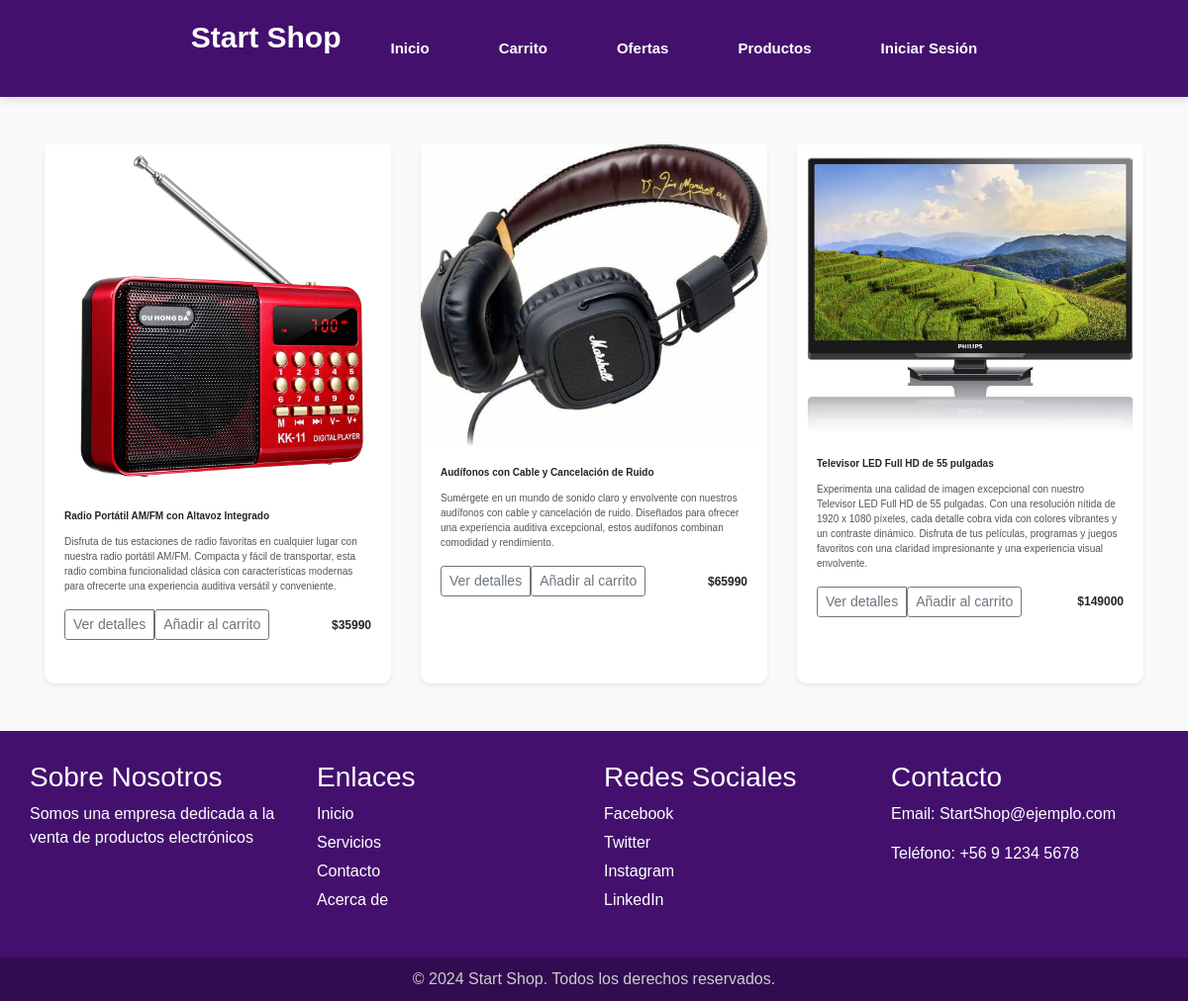
The app's page /tienda/productos/ with its own data.
### tienda/models.py (models this page shows, shortened)
class Producto(models.Model):
    nombre = models.CharField(max_length=100)
    descripcion = models.TextField()
    precio = models.DecimalField(max_digits=10, decimal_places=2)
    stock = models.PositiveIntegerField()
    imagen = models.ImageField(upload_to='productos/', blank=True, null=True)

### tienda/views.py (the view)
# urls.py: path('productos/', views.productos, name='productos'),
def productos(request):
    productos = Producto.objects.all()
    return render(request, 'tienda/productos.html', {'productos': productos})

### tienda/templates/tienda/productos.html (shortened to what this page needs)
{% load static %}
<!DOCTYPE html>
<html lang="en">
<head>
    <link href="https://stackpath.bootstrapcdn.com/bootstrap/4.5.2/css/bootstrap.min.css" rel="stylesheet">
    <link rel="stylesheet" href="https://cdnjs.cloudflare.com/ajax/libs/font-awesome/5.15.3/css/all.min.css" />
    <link rel="stylesheet" href="{% static 'css/style_home.css' %}">
    <link rel="stylesheet" href="{% static 'css/style_modal.css' %}">
    <link rel="stylesheet" href="{% static 'css/style_productos.css' %}">
    <link rel="stylesheet" type="text/css" href="{% static 'css/btn_extras.css' %}">
</head>
<body>
    <nav class="nav">
        <h1><a class="nav-a" href="{% url 'home' %}">Start Shop</a></h1>
        <div>
            <ul>
                <li>
                    <a href="{% url 'home' %}">Inicio</a>
                </li>
                <li>
                    <a href="{% url 'ver_carrito' %}">Carrito</a>
                </li>
                <li>
                    <a href="{% url 'ofertas' %}">Ofertas</a>
                </li>
                <li>
                    <a href="{% url 'productos' %}">Productos</a>
                </li>
                {% if user.is_authenticated %}
                    {% if user.is_staff %}
                        <li>
                            <a href="{% url 'dashboard' %}">Administrar</a>
                        </li>
                    {% endif %}
                    <li>
                        <form action="{% url 'logout' %}" method="post">
                            {% csrf_token %}
                            <button type="submit" class="btn-cerrar">Cerrar Sesión</button>
                        </form>
                    </li>
                    <li>
                        <span>{{ user.username }}</span>
                    </li>
                {% else %}
                    <li>
                        <a href="{% url 'login' %}">Iniciar Sesión</a>
                    </li>
                {% endif %}
            </ul>
        </div>
    </nav>
    <section class="py-5">
        <div class="container">
            <div class="row">
                {% for producto in productos %}
                <div class="col-md-4">
                    <div class="card mb-4 shadow-sm">
                        {% if producto.imagen %}
                        <img class="card-img-top" src="{{ producto.imagen.url }}" alt="{{ producto.nombre }}">
                        {% else %}
                        <img class="card-img-top" src="{% static 'img/placeholder.jpg' %}" alt="Producto sin imagen">
                        {% endif %}
                        <div class="card-body">
                            <h5 class="card-title">{{ producto.nombre }}</h5>
                            <p class="card-text">{{ producto.descripcion }}</p>
                            <div class="d-flex justify-content-between align-items-center">
                                <div class="btn-group">
                                    <button type="button" class="btn btn-sm btn-outline-secondary" data-toggle="modal" data-target="#productModal"
                                        data-nombre="{{ producto.nombre }}"
                                        data-descripcion="{{ producto.descripcion }}"
                                        data-precio="{{ producto.precio }}"
                                        {% if producto.imagen %}
                                        data-imagen="{{ producto.imagen.url }}"
                                        {% else %}
                                        data-imagen="{% static 'img/placeholder.jpg' %}"
                                        {% endif %}
                                    >
                                        Ver detalles
                                    </button>
                                    <form action="{% url 'agregar_al_carrito' producto.id %}" method="post">
                                        <button type="submit" class="btn btn-sm btn-outline-secondary">Añadir al carrito</button>
                                    </form>
                                </div>
                                <small class="precio">${{ producto.precio|floatformat:"0" }}</small>
                            </div>
                        </div>
                    </div>
                </div>
                {% endfor %}
            </div>
        </div>
    </section>
    <footer>
        <div class="footer-container">
            <div class="footer-section">
                <h3>Sobre Nosotros</h3>
                <p>Somos una empresa dedicada a la venta de productos electrónicos</p>
            </div>
            <div class="footer-section">
                <h3>Enlaces</h3>
                <ul>
                    <li><a href="#">Inicio</a></li>
                    <li><a href="#">Servicios</a></li>
                    <li><a href="#">Contacto</a></li>
                    <li><a href="#">Acerca de</a></li>
                </ul>
            </div>
            <div class="footer-section">
                <h3>Redes Sociales</h3>
                <ul>
                    <li><a href="#">Facebook</a></li>
                    <li><a href="#">Twitter</a></li>
                    <li><a href="#">Instagram</a></li>
                    <li><a href="#">LinkedIn</a></li>
                </ul>
            </div>
            <div class="footer-section">
                <h3>Contacto</h3>
                <p>Email: StartShop@ejemplo.com</p>
                <p>Teléfono: +56 9 1234 5678</p>
            </div>
        </div>
        <div class="footer-bottom">
            <p>&copy; 2024 Start Shop. Todos los derechos reservados.</p>
        </div>
    </footer>
</body>
</html>

### tienda/static/css/style_home.css (style rules this page uses)
body { font-family: Arial, sans-serif; margin: 0; padding: 0; background-color: var(--bg-color); }
nav { display: flex; justify-content: center; align-items: center; text-align: center; padding: 10px 0; margin: 0; box-shadow: 0 0 10px rgba(51, 51, 51, 0.25); animation: neon 20s infinite linear; background-color: #44106e; }
nav ul { display: flex; list-style: none; justify-content: center; align-items: center; padding: 0; margin: 0; }
nav ul li { padding: 10px; margin: 0 5px; border-radius: 5px; cursor: pointer; transition: background-color 0.3s ease; color: #fff; }
nav ul li a { text-decoration: none; color: #fff; font-weight: bold; font-size: 15px; display: block; padding: 10px 20px; text-decoration: none; border-radius: 5px; transition: background-color 0.3s ease; }
.precio { font-size: 12px; font-weight: bold; }
.nav-a { text-decoration: none; color: #fff; font-weight: bold; font-size: 30px; padding: 15px 15px; }
.card { box-shadow: 0 4px 8px rgba(0, 0, 0, 0.1); transition: transform 0.2s; height: 100%; }
.card-body { width: 100%; font-size: 10px; }
.card-body h5 { font-size: 10px; font-weight: bold; }
.footer-container { display: flex; justify-content: space-between; background-color: #44106e; color: #fff; padding: 20px; flex-wrap: wrap; }
.footer-section { flex: 1; margin: 10px; min-width: 200px; }
.footer-section h3 { margin-top: 0; color: #fff; }
.footer-section ul { list-style-type: none; padding: 0; }
.footer-section ul li { margin: 5px 0; }
.footer-section ul li a { color: #fff; text-decoration: none; }
.footer-bottom { text-align: center; background-color:#310c50; color: #ccc; padding: 10px; }
.footer-bottom p { margin: 0; }

### tienda/static/css/style_productos.css (style rules this page uses)
body { background-color: #f8f9fa; font-family: 'Arial', sans-serif; }
h1 { margin-bottom: 30px; color: #6a11cb; }
.card { border: none; border-radius: 10px; transition: transform 0.2s; }
.card-title { font-size: 1.5rem; font-weight: bold; }
.card-text { color: #555; }

### records on screen
Producto: imagen (picture), nombre "Radio Portátil AM/FM con Altavoz Integrado", descripcion "Disfruta de tus estaciones de radio favoritas en cualquier lugar con nuestra radio portátil AM/FM. Compacta y fácil de transportar, esta radio combina funcionalidad clásica con características modernas para ofrecerte una experiencia auditiva versátil y conveniente.", precio "35990"
Producto: imagen (picture), nombre "Audífonos con Cable y Cancelación de Ruido", descripcion "Sumérgete en un mundo de sonido claro y envolvente con nuestros audífonos con cable y cancelación de ruido. Diseñados para ofrecer una experiencia auditiva excepcional, estos audífonos combinan comodidad y rendimiento.", precio "65990"
Producto: imagen (picture), nombre "Televisor LED Full HD de 55 pulgadas", descripcion "Experimenta una calidad de imagen excepcional con nuestro Televisor LED Full HD de 55 pulgadas. Con una resolución nítida de 1920 x 1080 píxeles, cada detalle cobra vida con colores vibrantes y un contraste dinámico. Disfruta de tus películas, programas y juegos favoritos con una claridad impresionante y una experiencia visual envolvente.", precio "149000"
